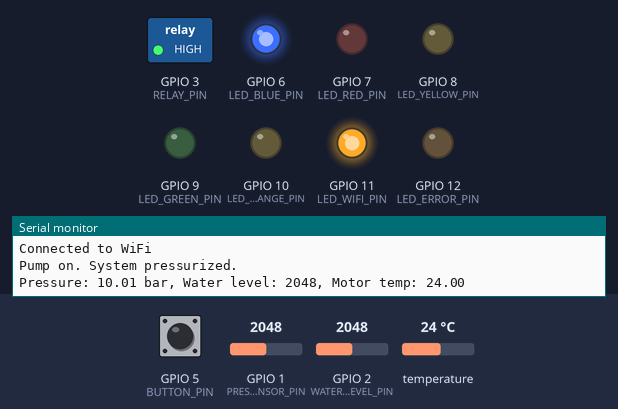
Bench run of a sketch on a simulated ESP32-S3. On the bench: switched loads named in the sketch (green lamp = pin HIGH), output pins drawn as LEDs (lit = HIGH), the last lines printed to the serial monitor. Inputs (shaded band) come from the test bench; at power-on: GPIO 1 (PRESSURE_SENSOR_PIN) = 2048, GPIO 5 (BUTTON_PIN) HIGH, GPIO 2 (WATER_LEVEL_PIN) = 2048, temperature 24 °C. WiFi joins after 1.5 s; servers stay silent unless stated.

Above: at 3.5 s.
3.6 s: GPIO 1 (PRESSURE_SENSOR_PIN) set to 45
6.3 s: GPIO 1 (PRESSURE_SENSOR_PIN) set to 36
At 8.7 s:
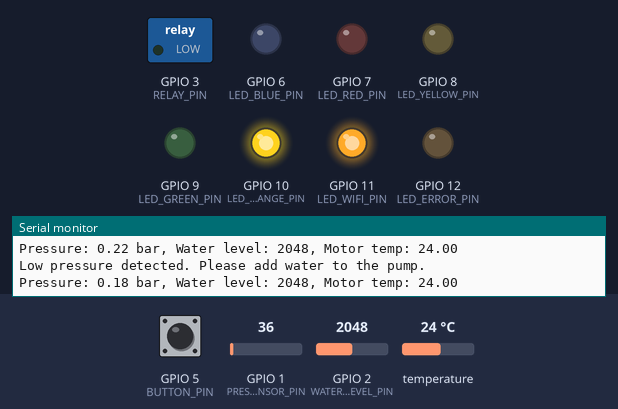
9.0 s: GPIO 1 (PRESSURE_SENSOR_PIN) set to 491
At 11.6 s:
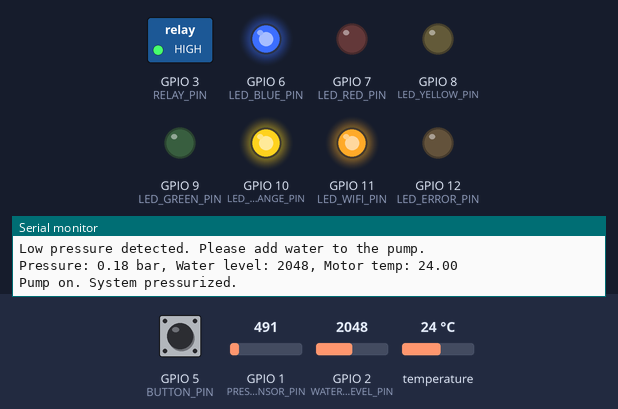
12.8 s: GPIO 5 (BUTTON_PIN) pulled LOW for 2.4 s
At 14.3 s:
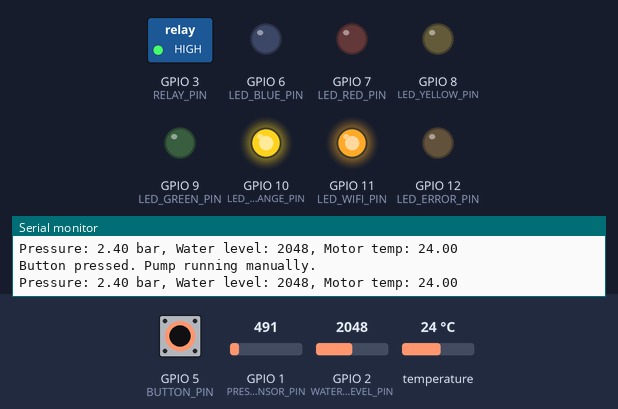
16.7 s: GPIO 1 (PRESSURE_SENSOR_PIN) set to 10
At 18.8 s:
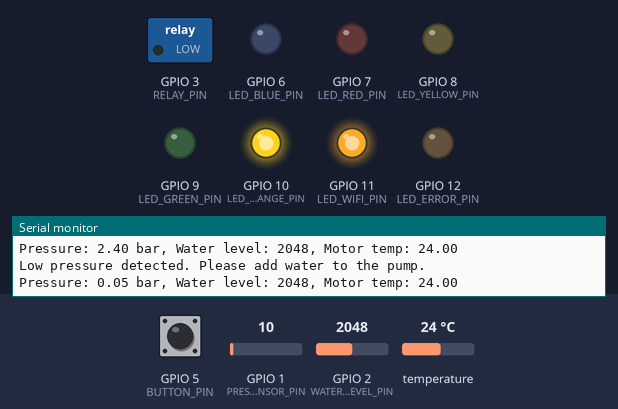
19.4 s: GPIO 1 (PRESSURE_SENSOR_PIN) set to 90
At 22.8 s:
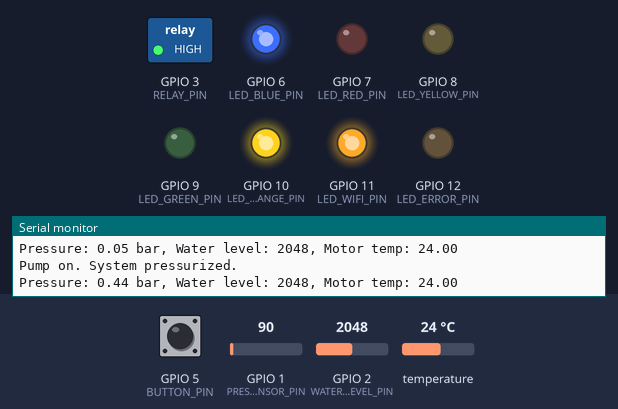
Timing chart, 0 to 24.1 s (numbered marks = the images above; inputs shaded):
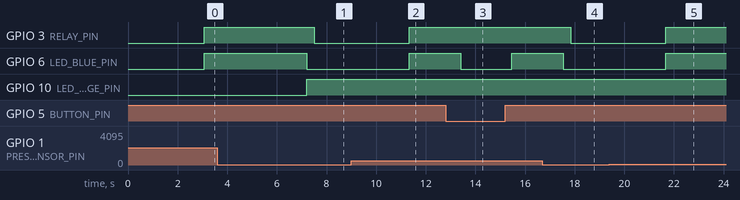

The sketch:

PumpAutomation.ino
```cpp
#include <OneWire.h>
#include <DallasTemperature.h>
#include <WiFi.h>
#include <UniversalTelegramBot.h>

#define PRESSURE_SENSOR_PIN A0
#define WATER_LEVEL_PIN A1
#define MOTOR_TEMP_PIN 2
#define RELAY_PIN 3
#define FLOW_SENSOR_PIN 4
#define BUTTON_PIN 5 // Button for manual control

#define LED_BLUE_PIN 6   // Normal operation mode
#define LED_RED_PIN 7    // Low pressure error
#define LED_YELLOW_PIN 8 // Pump priming mode
#define LED_GREEN_PIN 9  // Overheating protection
#define LED_ORANGE_PIN 10 // Manual mode indicator
#define LED_WIFI_PIN 11   // Wi-Fi connection indicator
#define LED_ERROR_PIN 12  // Telegram message send error indicator

// Wi-Fi settings
const char* ssid = "YOUR_SSID";           // Enter your Wi-Fi SSID
const char* password = "YOUR_PASSWORD";   // Enter your Wi-Fi password

// Telegram Bot Token and Chat ID
#define BOT_TOKEN "YOUR_BOT_API_TOKEN"     // Your bot token
#define CHAT_ID "YOUR_CHAT_ID"             // Your chat ID

WiFiClientSecure client;
UniversalTelegramBot bot(BOT_TOKEN, client);

// Temperature sensor object
OneWire oneWire(MOTOR_TEMP_PIN);
DallasTemperature sensors(&oneWire);

// Calibration for pressure sensor
const float PRESSURE_SENSOR_VOLTAGE_TO_BAR = 1.0; // For example, 1V = 1 bar
const float MIN_PRESSURE_THRESHOLD = 0.2; // Minimum pressure to avoid dry running

// Parameters for checking
const int MAX_PUMP_TIME = 5000; // Max priming time in milliseconds (5 seconds)
const int MAX_PUMP_RETRIES = 3; // Number of priming retries

int pumpRetries = 0;
unsigned long pumpStartTime = 0;

void setup() {
  pinMode(RELAY_PIN, OUTPUT);
  pinMode(BUTTON_PIN, INPUT_PULLUP); // Button for manual operation
  pinMode(LED_BLUE_PIN, OUTPUT);
  pinMode(LED_RED_PIN, OUTPUT);
  pinMode(LED_YELLOW_PIN, OUTPUT);
  pinMode(LED_GREEN_PIN, OUTPUT);
  pinMode(LED_ORANGE_PIN, OUTPUT);
  pinMode(LED_WIFI_PIN, OUTPUT);    // Wi-Fi connection indicator
  pinMode(LED_ERROR_PIN, OUTPUT);   // Telegram message send error indicator

  Serial.begin(9600);
  sensors.begin();

  // Connect to Wi-Fi
  WiFi.begin(ssid, password);
  while (WiFi.status() != WL_CONNECTED) {
    digitalWrite(LED_WIFI_PIN, LOW);   // Turn off LED if not connected
    delay(1000);
    Serial.println("Connecting to WiFi...");
  }
  digitalWrite(LED_WIFI_PIN, HIGH);    // Turn on LED when connected
  Serial.println("Connected to WiFi");

  // Send a message to Telegram that the system has started
  sendTelegramMessage("System initialized and connected to WiFi.");
}

void loop() {
  // Read pressure from the sensor
  int pressureRaw = analogRead(PRESSURE_SENSOR_PIN);
  float pressureVoltage = pressureRaw * (5.0 / 1023.0);
  float pressure = pressureVoltage * PRESSURE_SENSOR_VOLTAGE_TO_BAR;

  // Read water level
  int waterLevel = analogRead(WATER_LEVEL_PIN);

  // Read motor temperature
  sensors.requestTemperatures();
  float motorTemp = sensors.getTempCByIndex(0);

  // Read button state
  bool buttonPressed = digitalRead(BUTTON_PIN) == LOW;

  // Control LEDs based on the current state
  if (buttonPressed) {
    // If the button is pressed, turn on the orange LED for manual mode
    digitalWrite(LED_ORANGE_PIN, HIGH);
    digitalWrite(LED_BLUE_PIN, LOW);
    digitalWrite(LED_RED_PIN, LOW);
    digitalWrite(LED_YELLOW_PIN, LOW);
    digitalWrite(LED_GREEN_PIN, LOW);

    // Turn on the pump in manual mode
    digitalWrite(RELAY_PIN, HIGH);
    Serial.println("Button pressed. Pump running manually.");
    sendTelegramMessage("Manual mode activated. Pump running.");
  }
  else {
    if (pressure < MIN_PRESSURE_THRESHOLD) {
      // If pressure is low, show waiting mode (add water to the pump)
      digitalWrite(LED_ORANGE_PIN, HIGH);  // Turn on the orange LED (waiting mode)
      digitalWrite(LED_BLUE_PIN, LOW);
      digitalWrite(LED_RED_PIN, LOW);
      digitalWrite(LED_YELLOW_PIN, LOW);
      digitalWrite(LED_GREEN_PIN, LOW);

      Serial.println("Low pressure detected. Please add water to the pump.");
      sendTelegramMessage("Low pressure detected. Please add water to the pump.");

      // Wait for pressure to increase after water is added
      digitalWrite(RELAY_PIN, LOW);  // Pump is off in waiting mode

      // Once the water is added and pressure increases, system will switch to normal mode
      if (pressure >= MIN_PRESSURE_THRESHOLD) {
        digitalWrite(LED_ORANGE_PIN, LOW);  // Turn off the orange LED (waiting mode)
        Serial.println("System pressurized. You can start the pump.");
        sendTelegramMessage("System pressurized. You can start the pump.");
      }
    }
    else if (pressure < MIN_PRESSURE_THRESHOLD && pumpRetries < MAX_PUMP_RETRIES) {
      // If pressure is still low, start priming
      digitalWrite(LED_YELLOW_PIN, HIGH);  // Turn on yellow LED (priming mode)
      digitalWrite(LED_BLUE_PIN, LOW);
      digitalWrite(LED_RED_PIN, LOW);
      digitalWrite(LED_GREEN_PIN, LOW);

      if (millis() - pumpStartTime >= MAX_PUMP_TIME) {
        // If priming time is exceeded, check pressure
        pumpRetries++;
        pumpStartTime = millis();
        digitalWrite(RELAY_PIN, LOW); // Turn off the pump for a pause

        // Check if pressure is still low
        if (pressure < MIN_PRESSURE_THRESHOLD) {
          Serial.println("Low pressure. Retrying pump.");
          sendTelegramMessage("Low pressure detected. Retrying pump.");
          digitalWrite(RELAY_PIN, HIGH); // Turn on the pump again for priming
        } else {
          Serial.println("System pressurized. Pumping complete.");
          sendTelegramMessage("System pressurized. Pumping complete.");
        }
      }
    }
    else {
      // After successful priming, the system should operate normally
      if (pressure >= MIN_PRESSURE_THRESHOLD) {
        digitalWrite(LED_BLUE_PIN, HIGH);  // Turn on blue LED (normal mode)
        digitalWrite(LED_YELLOW_PIN, LOW);
        digitalWrite(LED_RED_PIN, LOW);
        digitalWrite(LED_GREEN_PIN, LOW);

        // Pressure is normal, turn on the pump
        digitalWrite(RELAY_PIN, HIGH);
        Serial.println("Pump on. System pressurized.");
        sendTelegramMessage("Pump on. System pressurized.");
      }
      else {
        // If pressure is low, turn off the pump to protect from dry running
        digitalWrite(LED_RED_PIN, HIGH);  // Turn on red LED (error)
        digitalWrite(LED_BLUE_PIN, LOW);
        digitalWrite(LED_YELLOW_PIN, LOW);
        digitalWrite(LED_GREEN_PIN, LOW);

        digitalWrite(RELAY_PIN, LOW);
        Serial.println("Pump off due to low pressure.");
        sendTelegramMessage("Pump off due to low pressure.");
      }
    }
  }

  // Overheating protection logic
  if (motorTemp > 50) {
    digitalWrite(LED_GREEN_PIN, HIGH);  // Turn on green LED (overheating)
    digitalWrite(LED_BLUE_PIN, LOW);
    digitalWrite(LED_RED_PIN, LOW);
    digitalWrite(LED_YELLOW_PIN, LOW);
    digitalWrite(LED_ORANGE_PIN, LOW);

    digitalWrite(RELAY_PIN, LOW); // Turn off the pump in case of overheating
    Serial.println("Motor overheating. Pump off.");
    sendTelegramMessage("Motor overheating. Pump off.");
  }

  // Print values to serial monitor for debugging
  Serial.print("Pressure: ");
  Serial.print(pressure);
  Serial.print(" bar, Water level: ");
  Serial.print(waterLevel);
  Serial.print(", Motor temp: ");
  Serial.println(motorTemp);

  delay(1000); // Delay between measurements
}

// Function to send messages to Telegram
void sendTelegramMessage(String message) {
  if (WiFi.status() == WL_CONNECTED) {
    bool sent = bot.sendMessage(CHAT_ID, message, "");
    if (!sent) {
      // If message failed to send, turn on red LED
      digitalWrite(LED_ERROR_PIN, HIGH);
      Serial.println("Error sending Telegram message.");
    } else {
      // If message sent successfully, turn off red LED
      digitalWrite(LED_ERROR_PIN, LOW);
    }
  } else {
    Serial.println("WiFi not connected, message not sent.");
    digitalWrite(LED_ERROR_PIN, HIGH);  // Turn on red LED if no Wi-Fi connection
  }
}
```

Measured:
- the behaviour switches between 41 and 40 on GPIO 1 (PRESSURE_SENSOR_PIN) (found by bisection; images 0 and 1)
- after the input at 6.3 s, GPIO 3 (RELAY_PIN): HIGH → LOW after 1.2 s; GPIO 6 (LED_BLUE_PIN): HIGH → LOW after 0.91 s; GPIO 10 (LED_ORANGE_PIN): LOW → HIGH after 0.91 s
- after the input at 9.0 s, GPIO 3 (RELAY_PIN), GPIO 6 (LED_BLUE_PIN): LOW → HIGH after 2.3 s
- after the input at 12.8 s, GPIO 6 (LED_BLUE_PIN): HIGH → LOW after 0.61 s, → HIGH 2.1 s later
- after the input at 16.7 s, GPIO 3 (RELAY_PIN): HIGH → LOW after 1.1 s; GPIO 6 (LED_BLUE_PIN): HIGH → LOW after 0.84 s
- after the input at 19.4 s, GPIO 3 (RELAY_PIN), GPIO 6 (LED_BLUE_PIN): LOW → HIGH after 2.3 s
